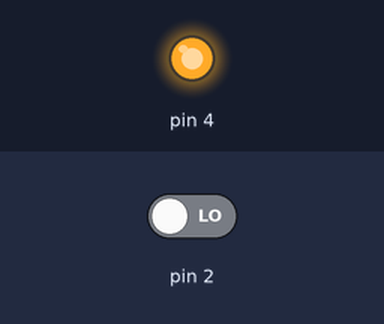
Recording of a sketch running on a simulated Arduino Uno, built with avr-gcc and run on an emulated ATmega328P. Shown: output pins drawn as LEDs (lit = HIGH). The test bench sets the inputs (shaded band); at power-on: pin 2 LOW. What the sketch prints to the serial monitor is not drawn.

Above: at 1.2 s.
1.3 s: pin 2 driven HIGH
At 2.1 s:
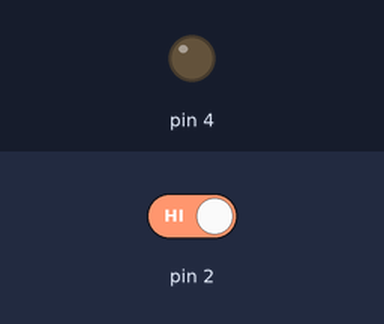
2.8 s: pin 2 driven LOW
At 3.3 s:
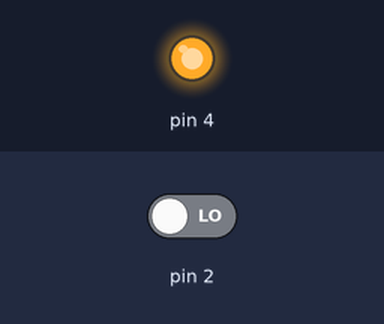
Timing chart, 0 to 5.8 s (numbered marks = the images above; inputs shaded):
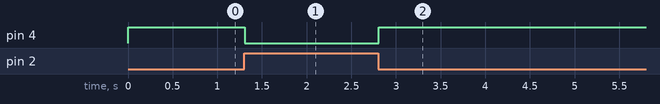

The sketch:

PIR_with_Relay.ino
```cpp
void setup()
{
  pinMode(4, OUTPUT);
  pinMode(2, INPUT);
  Serial.begin(9600);
}

void loop()
{
  //If object movement is detected then the sensor value will be 1 else the value will be 0
  int sensorValue = digitalRead(2);
  Serial.println(sensorValue);
  if (sensorValue == 1)
  {
    digitalWrite(4, LOW);  //Relay is low level triggered relay so we need to write LOW to switch on the light
  }
  else
  {
    digitalWrite(4, HIGH);
  }
}
```

Measured:
- after the input at 1.3 s, pin 4: HIGH → LOW at once
- after the input at 2.8 s, pin 4: LOW → HIGH at once
